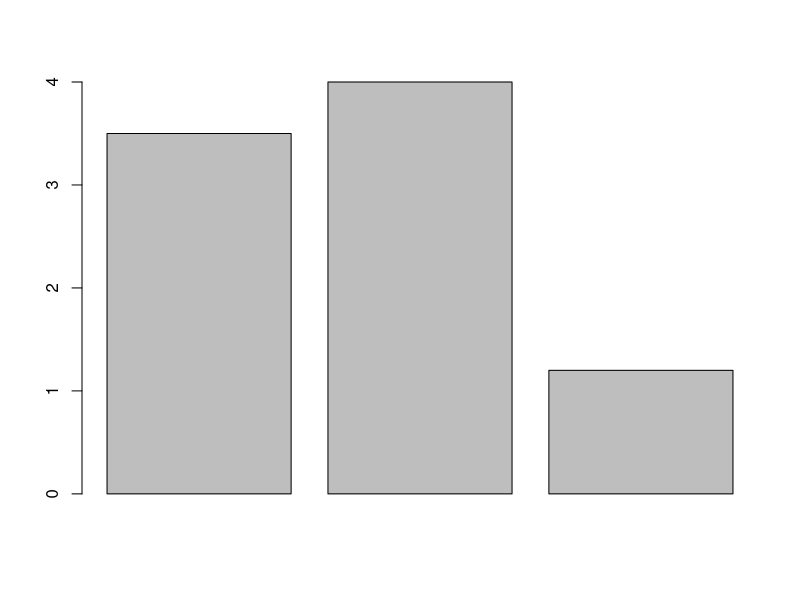
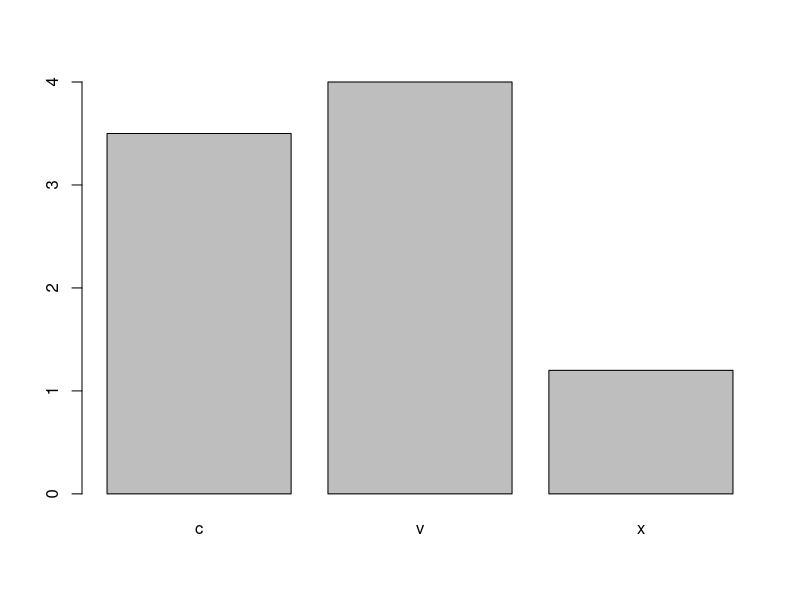
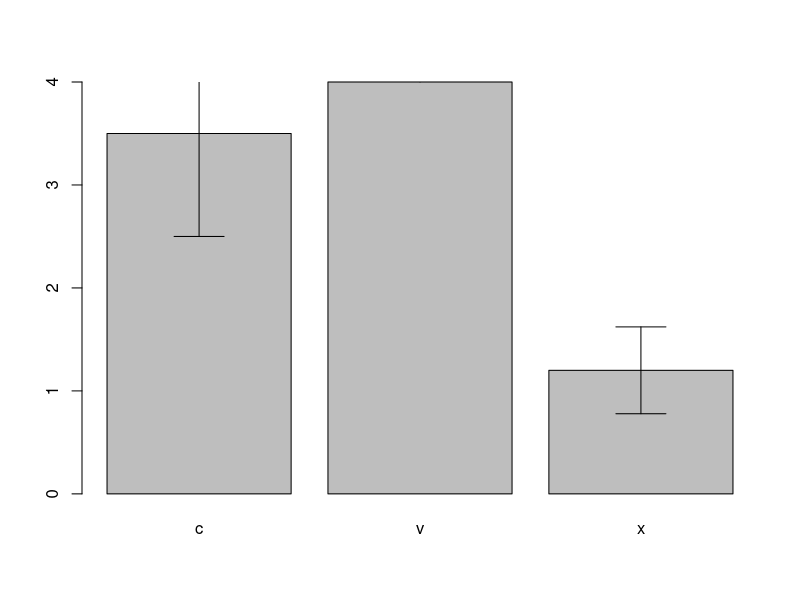
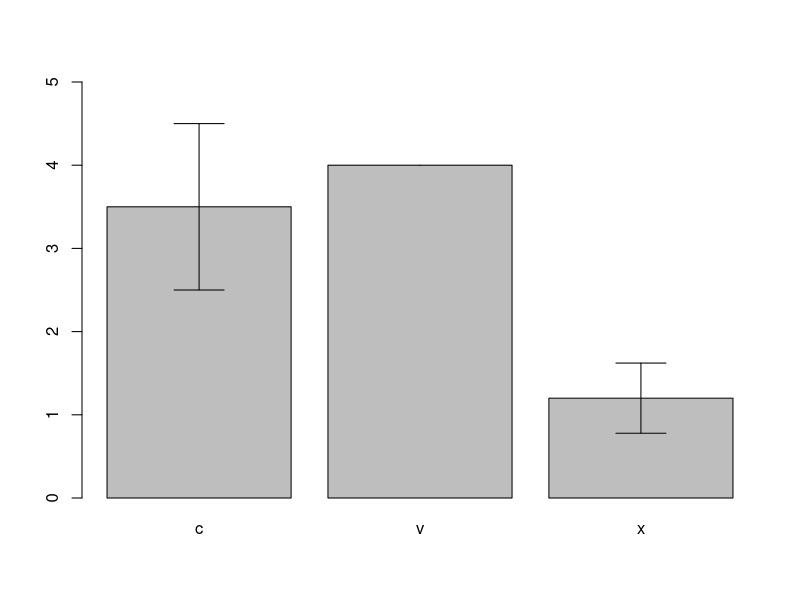

Recreate these plots in R, in order.
# With the data frame you created last week you will:

unique.char <- c('a','b','c','d','e','f','g','h','i','j','k','l','m','n','o')
group.char <- c('x','x','x','x','x','x','x','x','x','x','c','c','c','v','v')
uniqu.num <- c(1,2,3,4,5,6,7,8,9,10,11,12,13,14,15)
rep.num <- c(1,1,1,1,1,1,1,1,2,2,2,4,4,4,4)
dec.num <- c(1,1,1,1,1,1,1,1,1,1,2.2,3.2,4.57,7.67,4.356)
df <- as.data.frame(cbind(unique.char,group.char,uniqu.num,rep.num,dec.num))
df$uniqu.num <- as.numeric(as.character(df$uniqu.num))
df$rep.num <- as.numeric(as.character(df$rep.num))
df$dec.num <- as.numeric(as.character(df$dec.num))
add.row <- data.frame("q","c",5,4,3.56)
colnames(add.row) <- colnames(df) 
df1 <- rbind(df, add.row)
row.names(df1) <- df1$unique.char
df1 <- df1[,-1]
df1

# Create a barplot for one numeric column, grouped by the character vector with 3 unique values
df.mean <- aggregate(df1$rep.num ~df1$group.char, FUN = "mean")
df.mean
colnames(df.mean) <- c("Factor","Mean")
df.mean
barplot(df.mean$Mean)
barplot(df.mean$Mean, names.arg = df.mean$Factor)
df.sd <- aggregate(df1$rep.num ~df1$group.char, FUN = "sd")
colnames(df.sd) <- c("Factor","StanDev")
df.sd
b.plot <- barplot(df.mean$Mean, names.arg = df.mean$Factor)

  # Add error bars with mean and standard deviation to the plot
arrows(b.plot, df.mean$Mean-df.sd$StanDev,b.plot, df.mean$Mean+df.sd$StanDev,angle=90,code=3)
b.plot <- barplot(df.mean$Mean, names.arg = df.mean$Factor, ylim = c(0,5))
arrows(b.plot, df.mean$Mean-df.sd$StanDev,b.plot, df.mean$Mean+df.sd$StanDev,angle=90,code=3)

  # Change the x and y labels and add a title
  # Export the plot as a PDF that is 4 inches wide and 7 inches tall.

# Create a scatter plot between two of your numeric columns.
  # Change the point shape and color to something NOT used in the example.
  # Change the x and y labels and add a title
  # Export the plot as a JPEG by using the "Export" button in the plotting pane.

# Upload both plots with the script used to create them to GitHub.
  # Follow the same file naming format as last week for the script.
  # Name plots as Lastname_barplot or Lastname_scatterplot. Save them to your "plots" folder.
